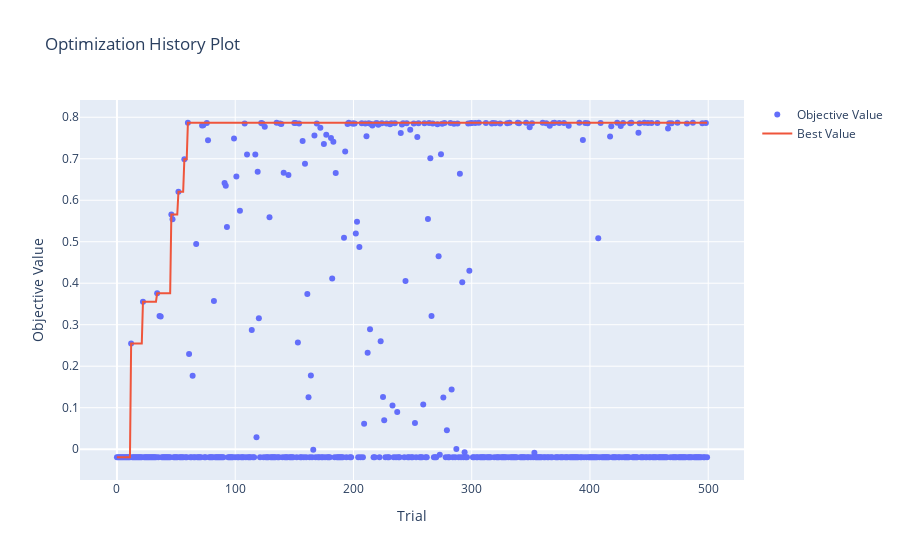

Notebook source saved alongside this figure:
### Code cell
optuna.visualization.plot_optimization_history(study_en)

### Figure 1 — Plotly figure (JSON) as saved in the notebook; plotly's stock layout.template omitted (floating-point values rounded to 4 significant figures; data arrays with more than 128 entries replaced by an {"elided": "..."} marker saying what was removed)
{"data": [{"mode": "markers", "name": "Objective Value", "type": "scatter", "x": {"elided": "500 int values"}, "y": {"elided": "500 float values"}}, {"name": "Best Value", "type": "scatter", "x": {"elided": "500 int values"}, "y": {"elided": "500 float values"}}], "layout": {"title": {"text": "Optimization History Plot"}, "xaxis": {"title": {"text": "Trial"}}, "yaxis": {"title": {"text": "Objective Value"}}}}
